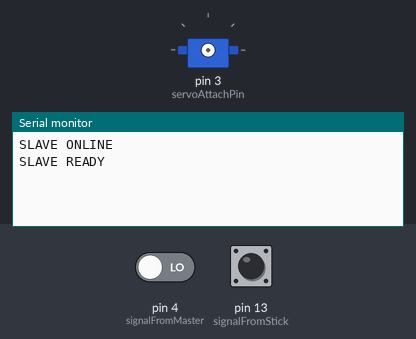
A sketch run on a simulated Arduino Uno, built with avr-gcc and run on an emulated ATmega328P. Parts: servo, the last lines printed to the serial monitor. The test bench sets the inputs (shaded band); at power-on: pin 4 (signalFromMaster) LOW, pin 13 (signalFromStick) HIGH.

Above: at 3.9 s.
4.0 s: pin 4 (signalFromMaster) driven HIGH
At 4.4 s:
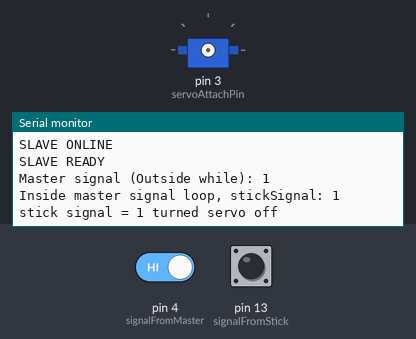
5.8 s: pin 13 (signalFromStick) pulled LOW for 0.15 s
At 5.94 s:
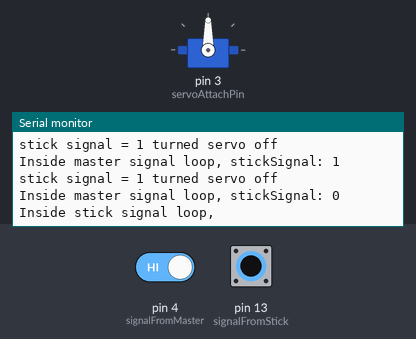
7.4 s: pin 13 (signalFromStick) pulled LOW for 1 s
11.4 s: pin 4 (signalFromMaster) driven LOW
At 14.1 s:
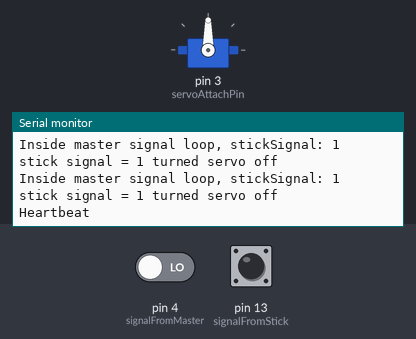
14.4 s: pin 4 (signalFromMaster) driven HIGH
At 14.89 s:
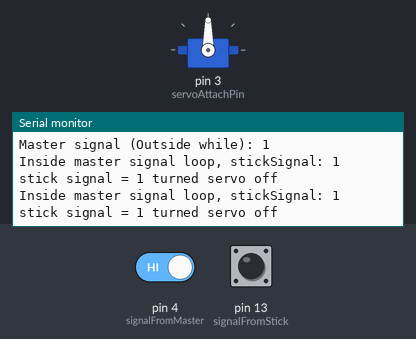

The sketch:

SLAVE.ino
```cpp
/*

\/\/\/\/\/\/\/\/\/\/\/\/\
/\/\/\/\/ _SLAVE \/\/\/\/
\/\/\/\/\/\/\/\/\/\/\/\/\
SWAR 74 - MONASH SUNWAY WARMAN 2017
Servo code - Winder that controll the delivery arm.

= Pin Configurations =
-D0(RX) :NONE
-D1(TX) :NONE
-D2   :NONE
-D3   :SERVO ATTACH PIN
-D4   :SIGNAL FROM MASTER
-D5   :NONE
-D6   :NONE
-D7   :NONE
-D8   :NONE
-D9   :NONE
-D10  :NONE
-D11  :NONE
-D12  :NONE
-D13  :SIGNAL FROM DELIVERY ARM

-A1   :NONE
-A2   :NONE
-A3   :NONE
-A4   :NONE
-A5   :NONE

= Sequence =
0. WAIT FOR MASTER SIGNAL TO LOOSEN THE STRING
1. LOOSEN THE STRING UNTIL IT HITS THE LIMIT SWITCH
2. STOP SERVO AND GO BACK TO STEP 0

*/

/* Include library */
#include <Servo.h>

#define servoAttachPin 3
#define signalFromMaster 4
#define signalFromStick 13

boolean servoON = 0;
boolean stickSignal = 0;
boolean masterSignal = 0;
boolean signalReceived = 0;
unsigned long time;
int counter=0;

Servo windServo; //Create a servo object

void setup() {
	pinMode(signalFromMaster, INPUT);
	pinMode(signalFromStick, INPUT_PULLUP);
	Serial.begin(9600);
}

void loop() {
	Serial.println("SLAVE ONLINE");
	delay(3000);
	Serial.println("SLAVE READY");

startPoint:
	signalReceived = 0;

	time = millis();

	while (!signalReceived) {
		counter = counter + 1;
		if (counter>50) {
			Serial.println("Heartbeat");
			counter=0;
		}
		masterSignal = digitalRead(signalFromMaster);
		/*
			if this loop see a signal, wait 300ms and check if the signal is
			still there. if yes, exit loop else continue check signal
		*/
		if (masterSignal == 1) {
			delay(300);
			masterSignal = digitalRead(signalFromMaster);
			if (masterSignal == 1) {
				break;
			}
		}
		delay(50);
	}

	Serial.print("Master signal (Outside while): ");
	Serial.println(masterSignal);
	while (masterSignal == 1) { //if Master wants to wind the rope
		Serial.print("Inside master signal loop, stickSignal: ");
		stickSignal = digitalRead(signalFromStick);
		Serial.println(stickSignal);
		while (stickSignal == 0) { //if the stick hasn't touched the limit switch yet
			Serial.println("Inside stick signal loop, ");
			if (servoON == 0) {
				Serial.println("Servo is not on, turn it on:");
				windServo.attach(servoAttachPin); //turn on servo if it isn't already on
				servoON = 1;
			}
			Serial.println("Servo is already on:");
			stickSignal = digitalRead(signalFromStick);
		}
		windServo.detach(); //detach servo when the stick touched the limit switch
		servoON = 0;
		Serial.println("stick signal = 1 turned servo off");
		masterSignal = digitalRead(signalFromMaster);
	}
	if (servoON == 1 && (masterSignal == 0 || stickSignal == 0)) {
		windServo.detach(); //detach servo when the stick touched the limit switch
		servoON = 0;
	}
	goto startPoint;
}
```

Measured:
- after the input at 4.0 s, the serial monitor: prints a new line after 0.30 s (image 1)
- after the input at 5.8 s, the serial monitor: prints a new line after 0.08 s (image 2)
- after the input at 11.4 s, the serial monitor: prints a new line after 1.5 s (image 3)
- after the input at 14.4 s, the serial monitor: prints a new line after 0.31 s (image 4)
